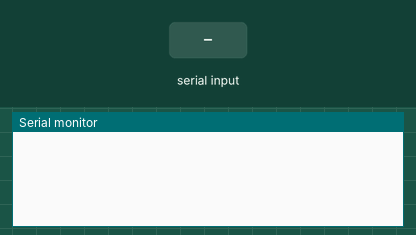
Recording of a sketch running on a simulated Particle Photon. On the bench: the last lines printed to the serial monitor. Inputs (shaded band) come from the test bench.

Above: at 1.2 s.
1.3 s: "Cell on" received over Serial
At 2.3 s:
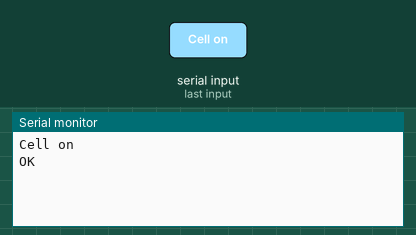
2.8 s: "Cell off" received over Serial
At 3.4 s:
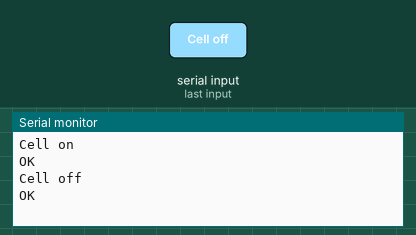

The sketch:

Particle.ino
```cpp
#define DATA_POINTS 4
#define DELIM ','

String getData();
void sendResponse();
bool broadcast;

void setup() {
  Serial.begin(115200);
  broadcast = true;
}

// Note: Code that blocks for too long (like more than 5 seconds), can make weird things happen (like dropping the network connection).  The built-in delay function shown below safely interleaves required background activity, so arbitrarily long delays can safely be done if you need them.


void loop() {
  String data;
  if (Serial.available() > 0) {
    data = getData();
    if (data == "Cell on") {
      Cellular.on();
      Serial.println("Cell on");
    } else if (data == "Cell off") {
      Cellular.off();
      Serial.println("Cell off");
    } else {
      Particle.publish("Brdcst", data);
    }
    sendResponse();
  }
}

String getData() {
  String data = "";
  while(Serial.available() > 0) {
    char nextByte = Serial.read();
    data += nextByte;
    }
  return data;
}

void sendResponse(){
  Serial.write("OK\r\n");
  return;
}
```

Measured:
- after the input at 1.3 s, the serial monitor: prints a new line at once (image 1)
- after the input at 2.8 s, the serial monitor: prints a new line at once (image 2)
